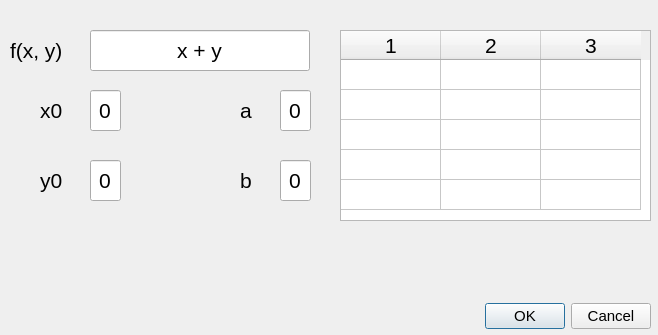
<?xml version="1.0" encoding="UTF-8"?>
<ui version="4.0">
 <class>runge_kutt_window</class>
 <widget class="QDialog" name="runge_kutt_window">
  <property name="geometry">
   <rect>
    <x>0</x>
    <y>0</y>
    <width>658</width>
    <height>335</height>
   </rect>
  </property>
  <property name="minimumSize">
   <size>
    <width>658</width>
    <height>335</height>
   </size>
  </property>
  <property name="maximumSize">
   <size>
    <width>658</width>
    <height>335</height>
   </size>
  </property>
  <property name="font">
   <font>
    <pointsize>16</pointsize>
   </font>
  </property>
  <property name="windowTitle">
   <string>Метод Рунге-Кутта</string>
  </property>
  <widget class="QDialogButtonBox" name="buttonBox">
   <property name="geometry">
    <rect>
     <x>480</x>
     <y>300</y>
     <width>171</width>
     <height>32</height>
    </rect>
   </property>
   <property name="font">
    <font>
     <pointsize>11</pointsize>
    </font>
   </property>
   <property name="orientation">
    <enum>Qt::Horizontal</enum>
   </property>
   <property name="standardButtons">
    <set>QDialogButtonBox::Cancel|QDialogButtonBox::Ok</set>
   </property>
  </widget>
  <widget class="QLabel" name="func_label">
   <property name="geometry">
    <rect>
     <x>10</x>
     <y>30</y>
     <width>51</width>
     <height>41</height>
    </rect>
   </property>
   <property name="font">
    <font>
     <pointsize>16</pointsize>
    </font>
   </property>
   <property name="text">
    <string>f(x, y)</string>
   </property>
  </widget>
  <widget class="QLabel" name="x0_label">
   <property name="geometry">
    <rect>
     <x>40</x>
     <y>90</y>
     <width>51</width>
     <height>41</height>
    </rect>
   </property>
   <property name="font">
    <font>
     <pointsize>16</pointsize>
    </font>
   </property>
   <property name="text">
    <string>x0</string>
   </property>
  </widget>
  <widget class="QLabel" name="y0_label">
   <property name="geometry">
    <rect>
     <x>40</x>
     <y>160</y>
     <width>51</width>
     <height>41</height>
    </rect>
   </property>
   <property name="font">
    <font>
     <pointsize>16</pointsize>
    </font>
   </property>
   <property name="text">
    <string>y0</string>
   </property>
  </widget>
  <widget class="QLabel" name="a_label">
   <property name="geometry">
    <rect>
     <x>240</x>
     <y>90</y>
     <width>41</width>
     <height>41</height>
    </rect>
   </property>
   <property name="font">
    <font>
     <pointsize>16</pointsize>
    </font>
   </property>
   <property name="text">
    <string>a</string>
   </property>
  </widget>
  <widget class="QLabel" name="b_label">
   <property name="geometry">
    <rect>
     <x>240</x>
     <y>160</y>
     <width>41</width>
     <height>41</height>
    </rect>
   </property>
   <property name="font">
    <font>
     <pointsize>16</pointsize>
    </font>
   </property>
   <property name="text">
    <string>b</string>
   </property>
  </widget>
  <widget class="QLineEdit" name="func_line_edit">
   <property name="geometry">
    <rect>
     <x>90</x>
     <y>30</y>
     <width>220</width>
     <height>41</height>
    </rect>
   </property>
   <property name="font">
    <font>
     <pointsize>16</pointsize>
    </font>
   </property>
   <property name="text">
    <string>x + y</string>
   </property>
   <property name="alignment">
    <set>Qt::AlignCenter</set>
   </property>
  </widget>
  <widget class="QLineEdit" name="x0_line_edit">
   <property name="geometry">
    <rect>
     <x>90</x>
     <y>90</y>
     <width>31</width>
     <height>41</height>
    </rect>
   </property>
   <property name="font">
    <font>
     <pointsize>16</pointsize>
    </font>
   </property>
   <property name="text">
    <string>0</string>
   </property>
   <property name="alignment">
    <set>Qt::AlignCenter</set>
   </property>
  </widget>
  <widget class="QLineEdit" name="a_line_edit">
   <property name="geometry">
    <rect>
     <x>280</x>
     <y>90</y>
     <width>31</width>
     <height>41</height>
    </rect>
   </property>
   <property name="font">
    <font>
     <pointsize>16</pointsize>
    </font>
   </property>
   <property name="text">
    <string>0</string>
   </property>
   <property name="alignment">
    <set>Qt::AlignCenter</set>
   </property>
  </widget>
  <widget class="QLineEdit" name="y0_line_edit">
   <property name="geometry">
    <rect>
     <x>90</x>
     <y>160</y>
     <width>31</width>
     <height>41</height>
    </rect>
   </property>
   <property name="font">
    <font>
     <pointsize>16</pointsize>
    </font>
   </property>
   <property name="text">
    <string>0</string>
   </property>
   <property name="alignment">
    <set>Qt::AlignCenter</set>
   </property>
  </widget>
  <widget class="QLineEdit" name="b_line_edit">
   <property name="geometry">
    <rect>
     <x>280</x>
     <y>160</y>
     <width>31</width>
     <height>41</height>
    </rect>
   </property>
   <property name="font">
    <font>
     <pointsize>16</pointsize>
    </font>
   </property>
   <property name="text">
    <string>0</string>
   </property>
   <property name="alignment">
    <set>Qt::AlignCenter</set>
   </property>
  </widget>
  <widget class="QTableWidget" name="x_y_table">
   <property name="enabled">
    <bool>true</bool>
   </property>
   <property name="geometry">
    <rect>
     <x>340</x>
     <y>30</y>
     <width>311</width>
     <height>191</height>
    </rect>
   </property>
   <property name="font">
    <font>
     <pointsize>16</pointsize>
    </font>
   </property>
   <property name="verticalScrollBarPolicy">
    <enum>Qt::ScrollBarAsNeeded</enum>
   </property>
   <property name="verticalScrollMode">
    <enum>QAbstractItemView::ScrollPerItem</enum>
   </property>
   <property name="rowCount">
    <number>5</number>
   </property>
   <property name="columnCount">
    <number>3</number>
   </property>
   <attribute name="horizontalHeaderVisible">
    <bool>true</bool>
   </attribute>
   <attribute name="horizontalHeaderCascadingSectionResizes">
    <bool>false</bool>
   </attribute>
   <attribute name="verticalHeaderVisible">
    <bool>false</bool>
   </attribute>
   <row/>
   <row/>
   <row/>
   <row/>
   <row/>
   <column/>
   <column/>
   <column/>
   <item row="0" column="0">
    <property name="text">
     <string/>
    </property>
    <property name="font">
     <font>
      <pointsize>16</pointsize>
     </font>
    </property>
    <property name="textAlignment">
     <set>AlignCenter</set>
    </property>
   </item>
  </widget>
 </widget>
 <resources/>
 <connections>
  <connection>
   <sender>buttonBox</sender>
   <signal>accepted()</signal>
   <receiver>runge_kutt_window</receiver>
   <slot>accept()</slot>
   <hints>
    <hint type="sourcelabel">
     <x>248</x>
     <y>254</y>
    </hint>
    <hint type="destinationlabel">
     <x>157</x>
     <y>274</y>
    </hint>
   </hints>
  </connection>
  <connection>
   <sender>buttonBox</sender>
   <signal>rejected()</signal>
   <receiver>runge_kutt_window</receiver>
   <slot>reject()</slot>
   <hints>
    <hint type="sourcelabel">
     <x>316</x>
     <y>260</y>
    </hint>
    <hint type="destinationlabel">
     <x>286</x>
     <y>274</y>
    </hint>
   </hints>
  </connection>
 </connections>
</ui>
